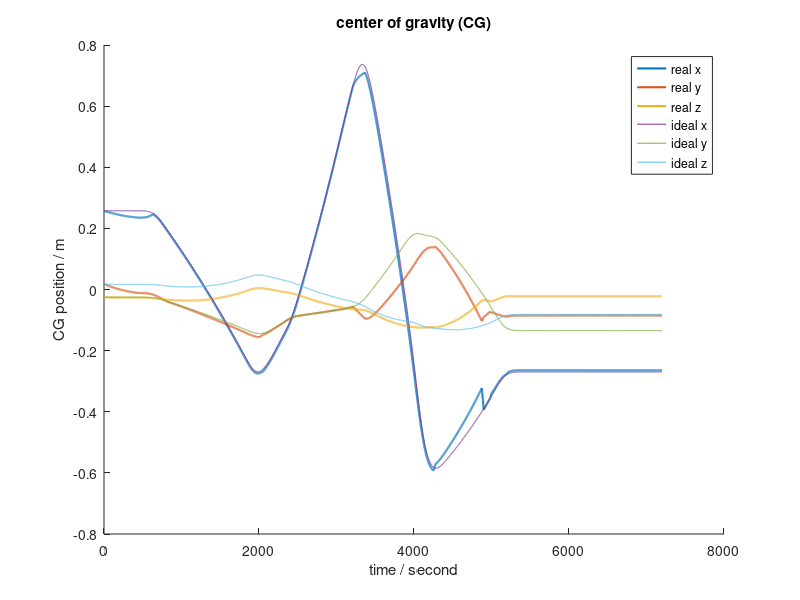
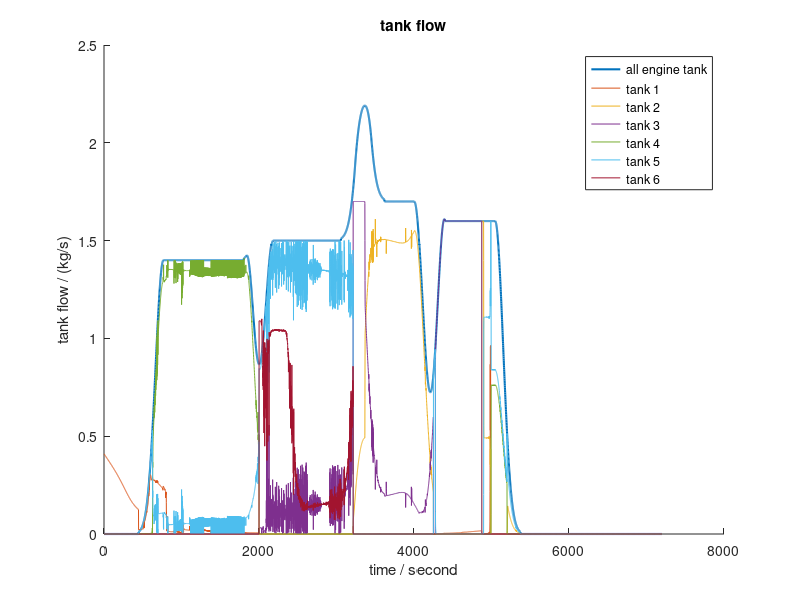
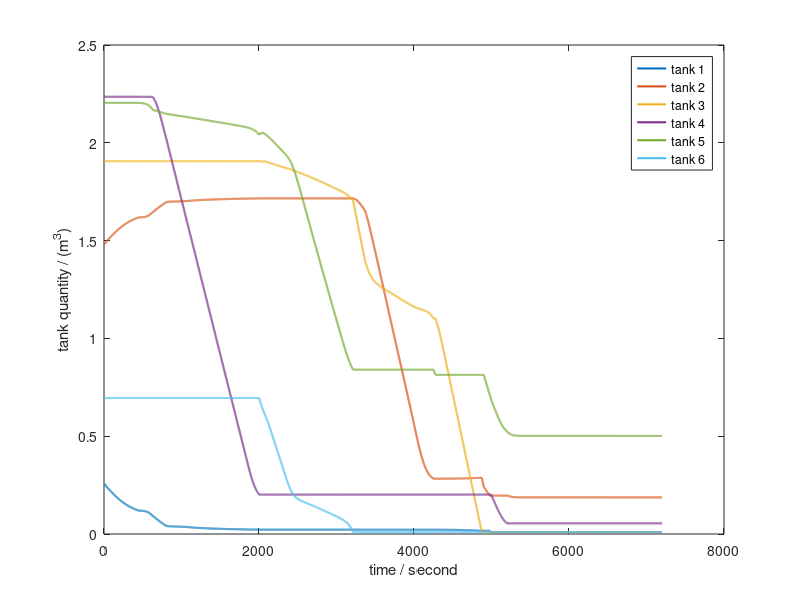

Write the MATLAB code that produced these figures, in order.
close all

load quest3.mat
load quest3result.mat

figure('Position',[100 100 500 300])
hold on
plot(t,totalCg,'LineWidth',1.5)
plot(t,aircraftIdealCg);
title('center of gravity (CG)')
legend('real x','real y','real z','ideal x','ideal y','ideal z')
xlabel('time / second');
ylabel('CG position / m');
exportgraphics(gca,'quest3cg.png')

figure('Position',[650 100 500 300])
hold on
plot(t,aircraftFlow,'LineWidth',1.5)
plot(t,tankFlow)
title('tank flow')
legend('all engine tank','tank 1','tank 2','tank 3','tank 4','tank 5','tank 6')
xlabel('time / second');
ylabel('tank flow / (kg/s)');
exportgraphics(gca,'quest3tankflow.png')

figure('Position',[100 500 500 300])
plot(t,tankQuantity,'LineWidth',1.5)
legend('tank 1','tank 2','tank 3','tank 4','tank 5','tank 6')
xlabel('time / second')
ylabel('tank quantity / (m^3)')
exportgraphics(gca,'quest3tankquantity.png')